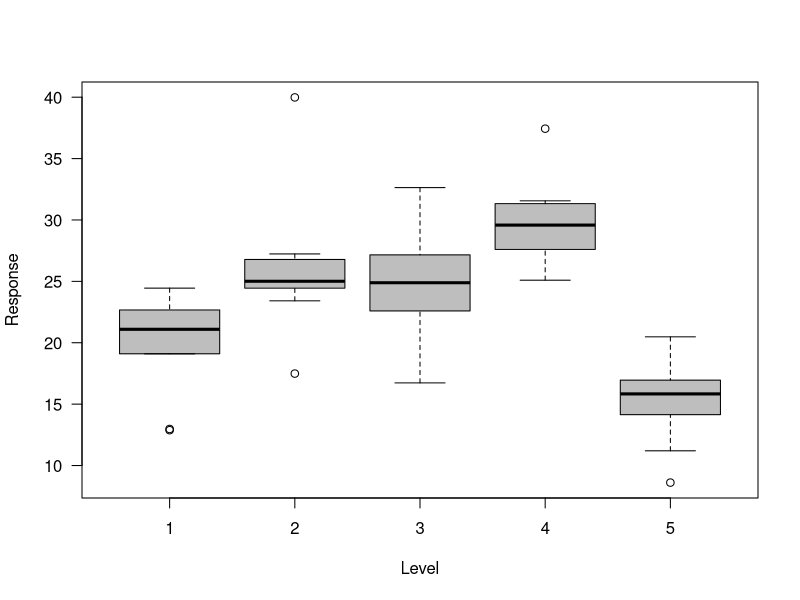

Source code (R):
## ---- chunk 1
knitr::opts_chunk$set(dev = 'pdf')
## ---- chunk 2
level.means <- c(20,23,25,31,17)
levels <- length(level.means)
reps <- 10
sigma <- 5
n <- levels * reps
eps <- rnorm(n, 0, sigma)
x <- rep(1:levels, rep(reps, levels)) 
means <- rep(level.means, rep(reps, levels))
X <- as.matrix(model.matrix(~ as.factor(x)-1)) 
y <- as.numeric(X %*% as.matrix(level.means) + eps)
par(mfrow=c(1,1))
boxplot(y~x, col="grey", xlab="Level", ylab="Response", main="", las = 1)
